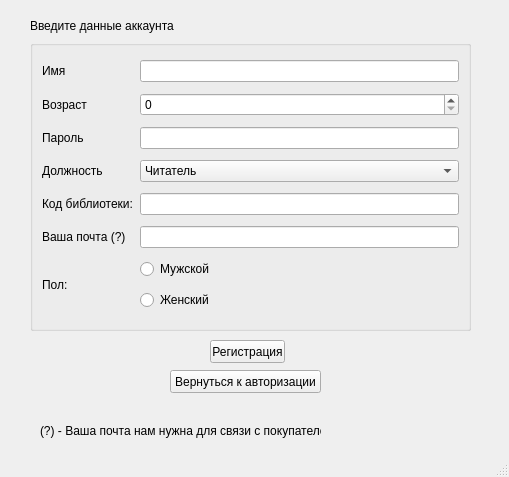
<?xml version="1.0" encoding="UTF-8"?>
<ui version="4.0">
 <class>MainWindow</class>
 <widget class="QMainWindow" name="MainWindow">
  <property name="geometry">
   <rect>
    <x>0</x>
    <y>0</y>
    <width>509</width>
    <height>477</height>
   </rect>
  </property>
  <property name="windowTitle">
   <string>Регистрация</string>
  </property>
  <widget class="QWidget" name="centralwidget">
   <widget class="QGroupBox" name="groupBox">
    <property name="geometry">
     <rect>
      <x>30</x>
      <y>40</y>
      <width>441</width>
      <height>291</height>
     </rect>
    </property>
    <property name="title">
     <string/>
    </property>
    <layout class="QGridLayout" name="gridLayout">
     <item row="4" column="2">
      <widget class="QLineEdit" name="lineEdit_3"/>
     </item>
     <item row="2" column="0">
      <widget class="QLabel" name="label_2">
       <property name="text">
        <string>Возраст</string>
       </property>
      </widget>
     </item>
     <item row="8" column="0">
      <widget class="QLabel" name="label_9">
       <property name="text">
        <string>Ваша почта (?)</string>
       </property>
      </widget>
     </item>
     <item row="6" column="2">
      <widget class="QComboBox" name="comboBox">
       <item>
        <property name="text">
         <string>Читатель</string>
        </property>
       </item>
       <item>
        <property name="text">
         <string>Библиотекарь</string>
        </property>
       </item>
      </widget>
     </item>
     <item row="8" column="2">
      <widget class="QLineEdit" name="lineEdit_5"/>
     </item>
     <item row="9" column="2">
      <widget class="QRadioButton" name="radioButton_2">
       <property name="text">
        <string>Мужской</string>
       </property>
      </widget>
     </item>
     <item row="9" column="0" rowspan="2">
      <widget class="QLabel" name="label_5">
       <property name="sizePolicy">
        <sizepolicy hsizetype="Preferred" vsizetype="Ignored">
         <horstretch>0</horstretch>
         <verstretch>0</verstretch>
        </sizepolicy>
       </property>
       <property name="text">
        <string>Пол:</string>
       </property>
      </widget>
     </item>
     <item row="0" column="0">
      <widget class="QLabel" name="label">
       <property name="text">
        <string>Имя</string>
       </property>
      </widget>
     </item>
     <item row="4" column="0">
      <widget class="QLabel" name="label_3">
       <property name="text">
        <string>Пароль</string>
       </property>
      </widget>
     </item>
     <item row="6" column="0">
      <widget class="QLabel" name="label_8">
       <property name="text">
        <string>Должность</string>
       </property>
      </widget>
     </item>
     <item row="0" column="2">
      <widget class="QLineEdit" name="lineEdit"/>
     </item>
     <item row="2" column="2">
      <widget class="QSpinBox" name="spinBox"/>
     </item>
     <item row="10" column="2">
      <widget class="QRadioButton" name="radioButton">
       <property name="text">
        <string>Женский</string>
       </property>
      </widget>
     </item>
     <item row="7" column="0">
      <widget class="QLabel" name="label_6">
       <property name="text">
        <string>Код библиотеки:</string>
       </property>
      </widget>
     </item>
     <item row="7" column="2">
      <widget class="QLineEdit" name="lineEdit_2"/>
     </item>
    </layout>
   </widget>
   <widget class="QLabel" name="label_4">
    <property name="geometry">
     <rect>
      <x>30</x>
      <y>10</y>
      <width>271</width>
      <height>31</height>
     </rect>
    </property>
    <property name="text">
     <string>Введите данные аккаунта</string>
    </property>
   </widget>
   <widget class="QPushButton" name="pushButton">
    <property name="geometry">
     <rect>
      <x>210</x>
      <y>340</y>
      <width>75</width>
      <height>23</height>
     </rect>
    </property>
    <property name="text">
     <string>Регистрация</string>
    </property>
   </widget>
   <widget class="QPushButton" name="pushButton_2">
    <property name="geometry">
     <rect>
      <x>170</x>
      <y>370</y>
      <width>151</width>
      <height>23</height>
     </rect>
    </property>
    <property name="text">
     <string>Вернуться к авторизации</string>
    </property>
   </widget>
   <widget class="QLabel" name="label_10">
    <property name="geometry">
     <rect>
      <x>40</x>
      <y>420</y>
      <width>281</width>
      <height>21</height>
     </rect>
    </property>
    <property name="text">
     <string>(?) - Ваша почта нам нужна для связи с покупателем</string>
    </property>
   </widget>
  </widget>
  <widget class="QStatusBar" name="statusbar"/>
 </widget>
 <resources/>
 <connections/>
</ui>
